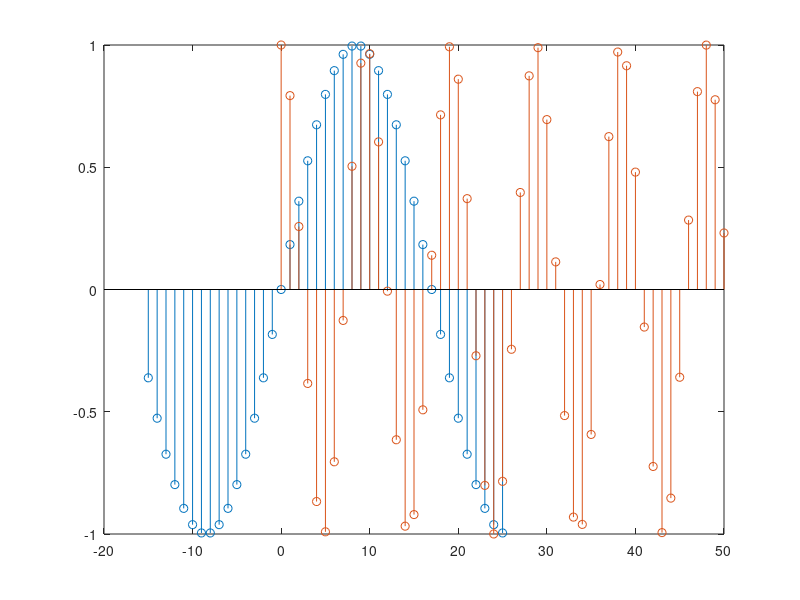
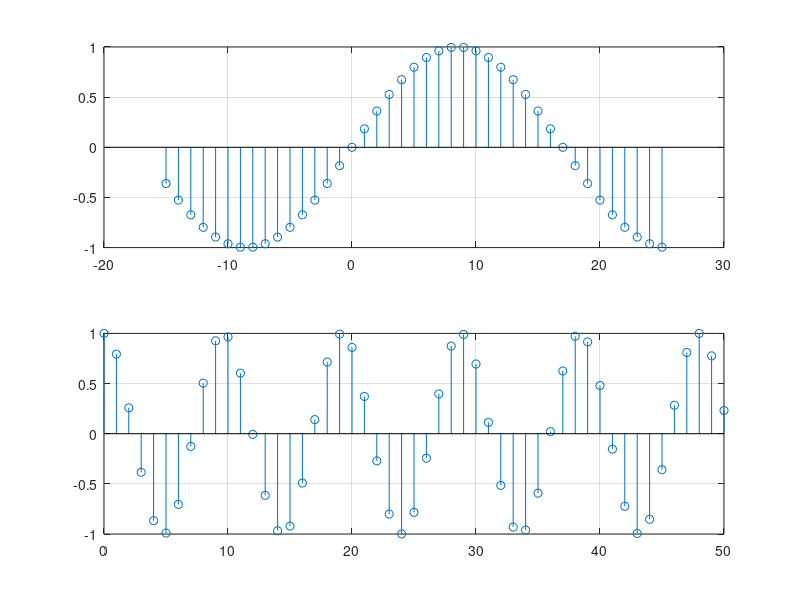
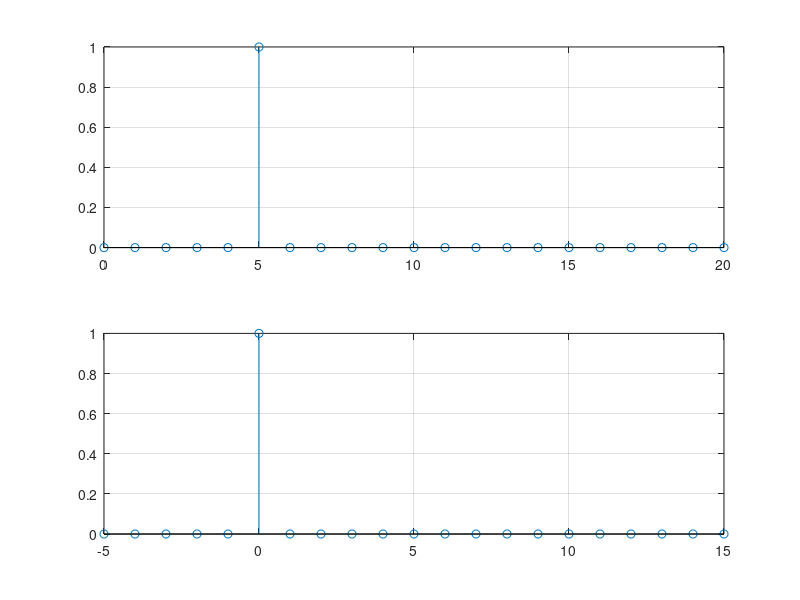
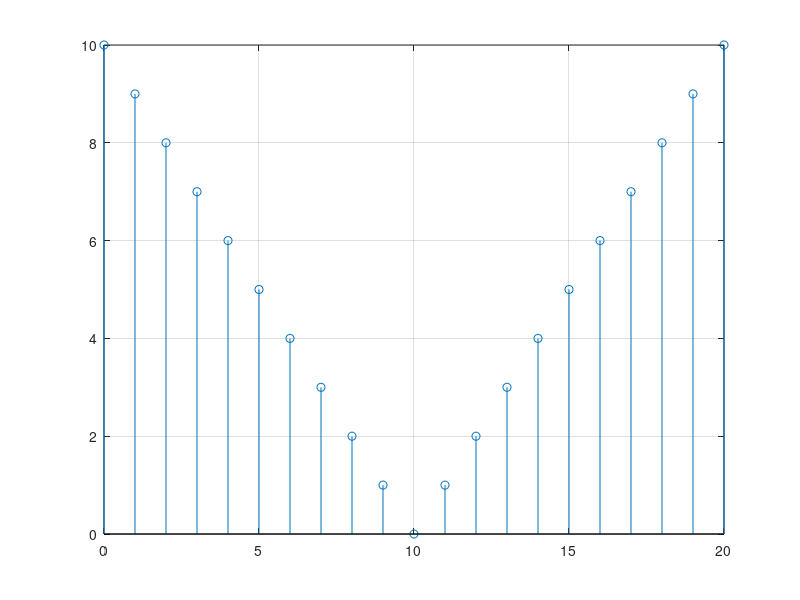

MATLAB code to generate these figures, in order:
%subpunctul a
z=zeros(1,21);
z(6)=1;
n=0:20
m=-5:15
figure(3)
subplot(2,1,1),stem(n,z),grid
subplot(2,1,2),stem(m,z),grid
%subpunctul b
t=abs(10-n)
figure(4)
stem(n,t),grid
%subpunctul c
n=-15:25
x1=sin((pi/17)*n)
figure(1)
stem(n,x1),grid
hold on
n=0:50
x2=cos((pi/sqrt(23))*n)
stem(n,x2),grid
hold off
figure(2)
n=-15:25
subplot(2,1,1),stem(n,x1),grid
n=0:50
subplot(2,1,2),stem(n,x2),grid

